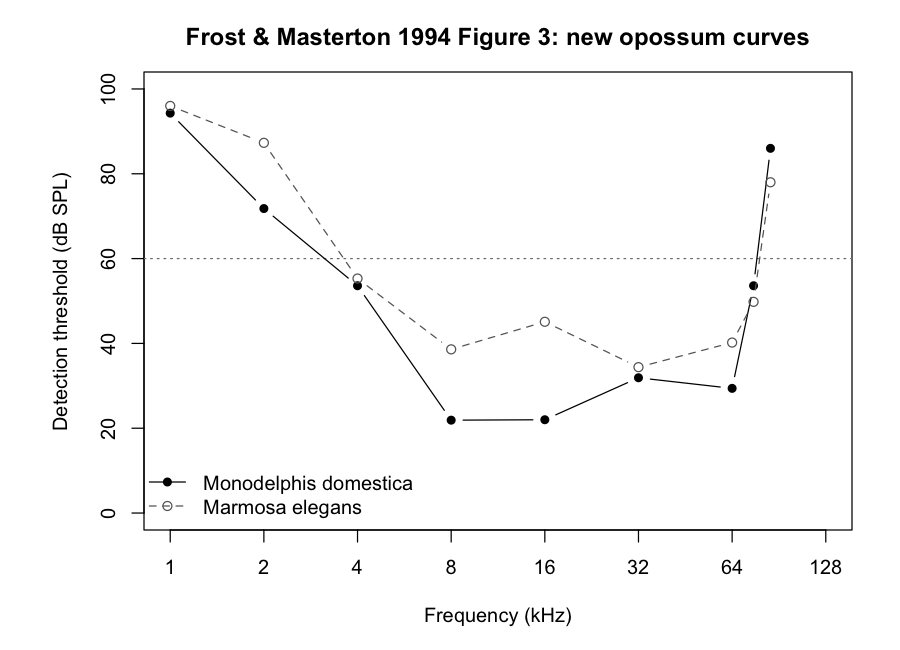

This figure's R source:
args <- grep('^--file=',commandArgs(FALSE),value=TRUE)
stopifnot(length(args)==1L)
folder <- dirname(normalizePath(sub('^--file=','',args[1])))
d <- read.csv(file.path(folder,'Frost_Masterton_1994_Figure3.csv'),stringsAsFactors=FALSE)
png(file.path(folder,'Frost_Masterton_1994_Figure3_replot.png'),width=900,height=650,res=120)
par(mar=c(5,6,3,2))
plot(NA,xlim=c(1,128),ylim=c(0,100),log='x',xaxt='n',
     xlab='Frequency (kHz)',ylab='Detection threshold (dB SPL)',
     main='Frost & Masterton 1994 Figure 3: new opossum curves')
axis(1,at=c(1,2,4,8,16,32,64,128),labels=c(1,2,4,8,16,32,64,128))
abline(h=60,lty=3,col='grey50')
for (i in seq_along(unique(d$series_code))) {
  code <- unique(d$series_code)[i]
  x <- d[d$series_code==code,,drop=FALSE]
  lines(x$frequency_kHz,x$detection_threshold_dB_SPL,type='b',pch=if(i==1) 16 else 1,
        lty=i,col=if(i==1) 'black' else 'grey40')
}
legend('bottomleft',legend=unique(d$Species),pch=c(16,1),lty=c(1,2),
       col=c('black','grey40'),bty='n')
dev.off()
